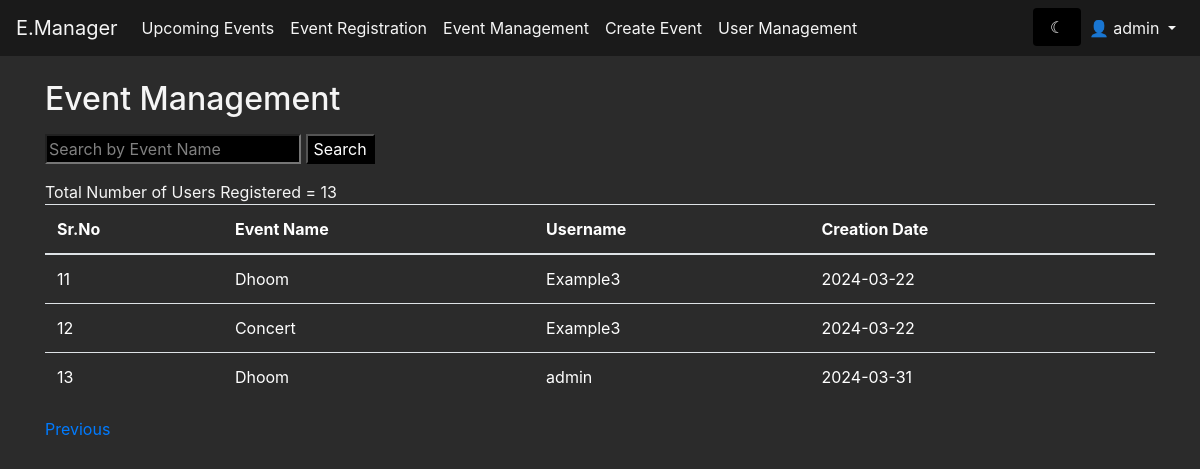
Page /event_manager?page=2 (signed in) on the committed database.
### modules/models.py (models this page shows, shortened)
class Registration(db.Model):
    id = db.Column(db.Integer, primary_key=True)
    user_id = db.Column(db.Integer, db.ForeignKey('user.id'))
    event_id = db.Column(db.Integer, db.ForeignKey('event.id'))
    date_created = db.Column(db.DateTime, default=datetime.utcnow)
    user = db.relationship('User', backref=db.backref('registrations', lazy=True))
    event = db.relationship('Event', backref=db.backref('registrations', lazy=True))

class Event(db.Model):
    id = db.Column(db.Integer, primary_key=True)
    title = db.Column(db.String(80), nullable=False)
    description = db.Column(db.String(200), nullable=False)
    date = db.Column(db.DateTime, nullable=False)
    location = db.Column(db.String(80), nullable=False)
    organizer_name = db.Column(db.String(80), nullable=True)
    creator_id = db.Column(db.Integer, db.ForeignKey('user.id'))
    creator = db.relationship('User', backref=db.backref('events', lazy=True))

### modules/event.py (the view, shortened to what this page needs)
@app.route('/event_manager', methods=['GET', 'POST'])
def event_manager():
    page = request.args.get('page', 1, type=int)
    reg = Registration.query.paginate(page=page, per_page=10, error_out=False)
    total_result = Registration.query.count()
    msg = get_flashed_messages()
    return render_template('event_manager.html', events=reg, msg=msg, total_result=total_result)

### modules/templates/event_manager.html (shortened to what this page needs)
<!DOCTYPE html>
<html lang="en" xmlns="http://www.w3.org/1999/html">
  <head>
    <link
      href="https://stackpath.bootstrapcdn.com/bootstrap/4.5.0/css/bootstrap.min.css"
      rel="stylesheet"
    />
    <link
      rel="stylesheet"
      href="{{url_for('static',filename='css/dashboard.css')}}"
    />
  </head>
  <body class="{{ session['theme'] }}">
    <nav class="navbar navbar-expand-lg navbar-light bg-light">
      <a class="navbar-brand" href="/event">E.Manager</a>
      <div class="collapse navbar-collapse" id="navbarNav">
        <ul class="navbar-nav">
          <li class="nav-item">
            <a class="nav-link" href="/event">Upcoming Events</a>
          </li>
          <li class="nav-item">
            <a class="nav-link" href="/event">Event Registration</a>
          </li>
          <li class="nav-item">
            <a class="nav-link" href="/event_manager">Event Management</a>
          </li>
          {% if 'role' in session and session['role'] == 'Admin' or 'role' in
          session and session['role'] == 'Co-Admin' %}
          <li class="nav-item">
            <a class="nav-link" href="/event/create">Create Event</a>
          </li>
          {% endif %} {% if 'role' in session and session['role'] == 'Admin' %}
          <li class="nav-item">
            <a class="nav-link" href="/user_management">User Management</a>
          </li>
          {% endif %}
        </ul>
        <ul class="navbar-nav ml-auto">
          <form action="/toggle_theme" method="post" id="toggle-theme-form">
            <input type="submit" class="form-control border-0" value="{% if session['theme'] == 'light-theme' %} &#9788 {% else %} &#9790 {% endif %}" />
          </form>
          {% if 'username' in session %}
          <li class="nav-item dropdown">
            <a
              class="nav-link dropdown-toggle"
              href="#"
              id="navbarDropdown"
              role="button"
              data-toggle="dropdown"
              aria-haspopup="true"
              aria-expanded="false"
            >
              👤 {{ session['username'] }}
            </a>
          </li>
          {% endif %}
        </ul>
      </div>
    </nav>
    <div class="container mt-4">
      <h2 class="mb-3">Event Management</h2>
      <form method="POST" class="mb-3">
        <input type="text" name="search" placeholder="Search by Event Name" />
        <input type="submit" value="Search" />
      </form>
      <a>Total Number of Users Registered = {{ total_result }} </a>
      <table class="table mb-3">
        <thead>
          <tr>
            <th>Sr.No</th>
            <th>Event Name</th>
            <th>Username</th>
            <th>Creation Date</th>
          </tr>
        </thead>
        <tbody id="userTable">
          {% for event in events %}
          <tr>
            <td>{{ event.id }}</td>
            <td>{{ event.event.title}}</td>
            <td>{{ event.user_id}}</td>
            <td>{{ event.date_created.strftime('%Y-%m-%d') }}</td>
          </tr>
          {% endfor %}
        </tbody>
      </table>
      <div class="pagination">
        {% if events.has_prev %}
        <a href="{{ url_for('event_manager', page=events.prev_num) }}"
          >Previous</a
        >
        {% endif %}
      </div>
    </div>
  </body>
</html>

### modules/static/css/dashboard.css (style rules this page uses)
body { background-color: #2b2b2b; color: #f5f5f5; }
.navbar { background-color: #1a1a1a !important; }
.nav-link, .dropdown-item { color: #f5f5f5 !important; }
.navbar-brand { color: #f5f5f5 !important; }
.container { background-color: #2b2b2b; }
table { color: #ffffff; }
th, td { color: #ffffff; }
input { background-color: #000000; color: #ffffff; }
::placeholder { color: #ffffff; opacity: 0.5; }
input, textarea { background-color: #000000 !important; color: #ffffff !important; }
::placeholder { color: #ffffff !important; opacity: 0.5 !important; }

### rows in the picture
Registration: id "11", event "Dhoom", user_id "Example3", date_created "2024-03-22"
Registration: id "12", event "Concert", user_id "Example3", date_created "2024-03-22"
Registration: id "13", event "Dhoom", user_id "admin", date_created "2024-03-31"

### other values in the picture
{{ session['username'] }} "admin"
{{ total_result }} "13"
